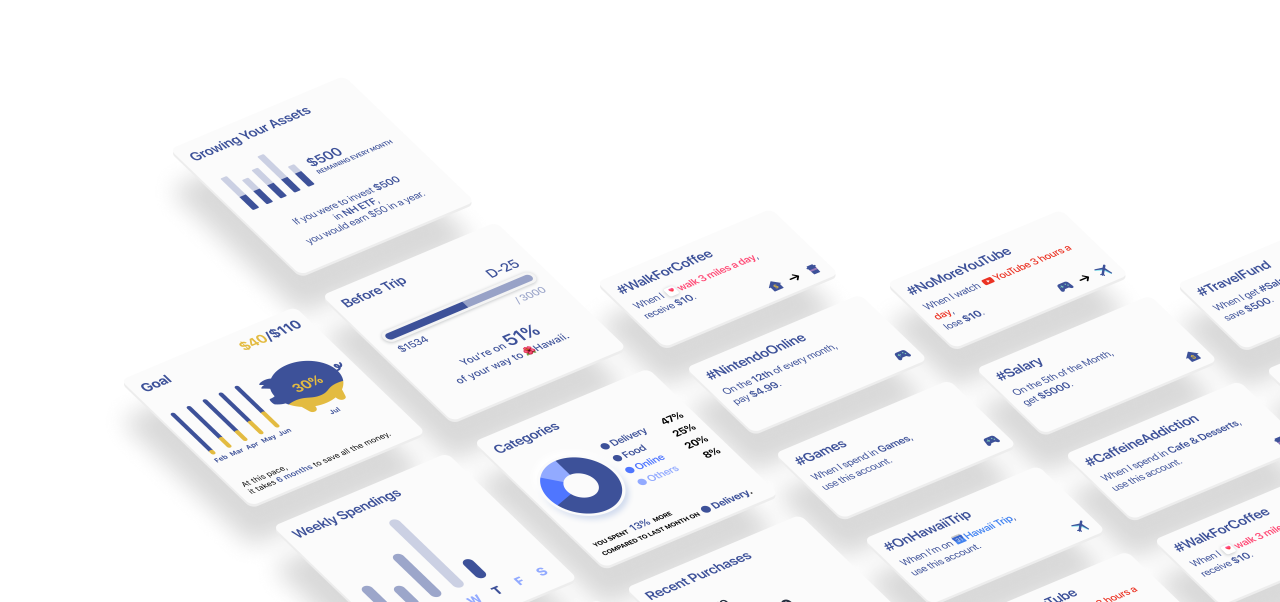
#> input picture assets/banner-sources/aqua-design.png, 3840 x 1806 px, found by its file name (shown at 1/3 size)
$ python make_thumbnails.py
#> lines starting #> are read from the running program, lines starting #| are printed output that depends on the picture; after the words box and inside, x2 and y2 are one past the last pixel; in counts of white or black regions, pixels touching at a corner belong together
#!/usr/bin/env python3
"""Generate the Projects list-view thumbnails.

Source per project: assets/thumbnail-sources/<slug>.(png|jpg), or a page asset
listed in SOURCE_OVERRIDES. The image is never cropped: transparent margins are
trimmed, the rest is flattened on white and resized (non-uniformly) to 800x480
(5:3), then written as public/projects/<slug>/thumbnail.webp.

    python3 scripts/make_thumbnails.py            # all projects
    python3 scripts/make_thumbnails.py crafteam   # one project
"""
import os
import sys

from PIL import Image

ROOT = os.path.dirname(os.path.dirname(os.path.abspath(__file__)))
SOURCES = os.path.join(ROOT, 'assets', 'thumbnail-sources')
PUBLIC = os.path.join(ROOT, 'public', 'projects')
SIZE = (800, 480)          # 5:3, displayed at 300x180 CSS px (≈2.7x headroom)
WEBP_QUALITY = 82
SOURCE_OVERRIDES = {       # thumbnails that reuse an image already shipped with the page
    'feed-o-meter': 'public/projects/feed-o-meter/ui.png',
    'panorama': 'public/projects/panorama/curation.png',
}


def find_source(slug):
#> called with slug = 'aqua-design'
    if slug in SOURCE_OVERRIDES:
        return os.path.join(ROOT, SOURCE_OVERRIDES[slug])
    for ext in ('png', 'jpg', 'jpeg', 'webp'):
        candidate = os.path.join(SOURCES, f'{slug}.{ext}')
        if os.path.exists(candidate):
            return candidate
    return None


def flatten(image):
    if image.mode in ('RGBA', 'LA'):
        alpha = image.getchannel('A')
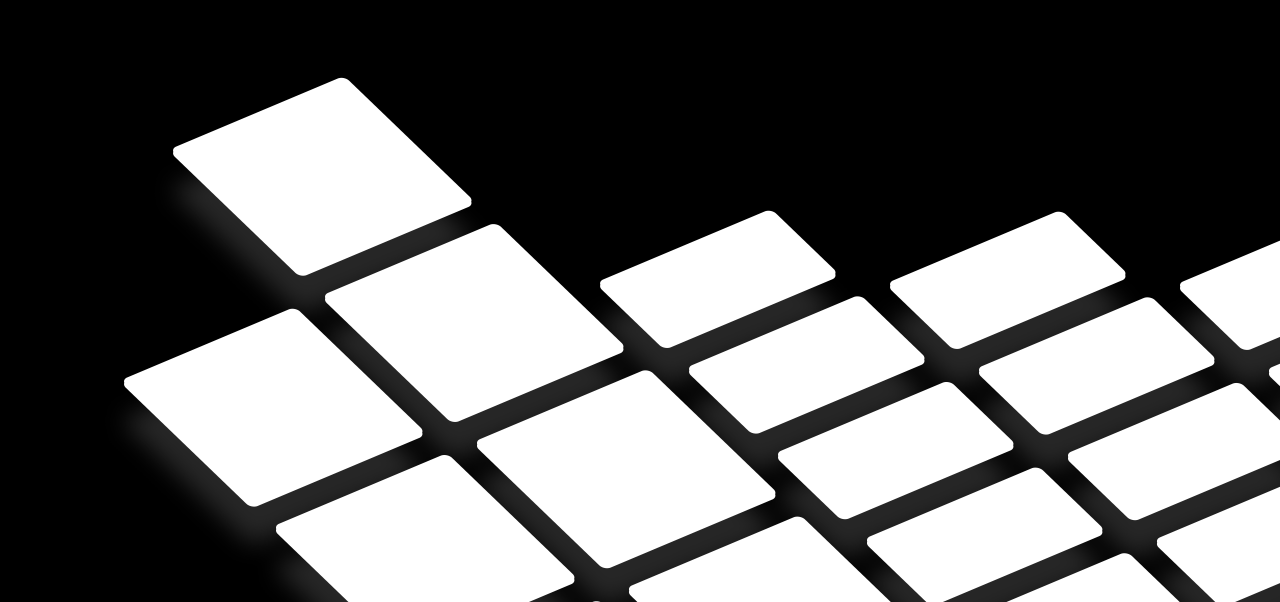
#> alpha: PIL image 3840x1806 L (shown at 1/3 size); min 0, max 255, mean 105.6
        bbox = alpha.point(lambda v: 255 if v > 0 else 0).getbbox()
#> bbox = (315, 233, 3840, 1806)
        if bbox and bbox != (0, 0, *image.size):
            image = image.crop(bbox)
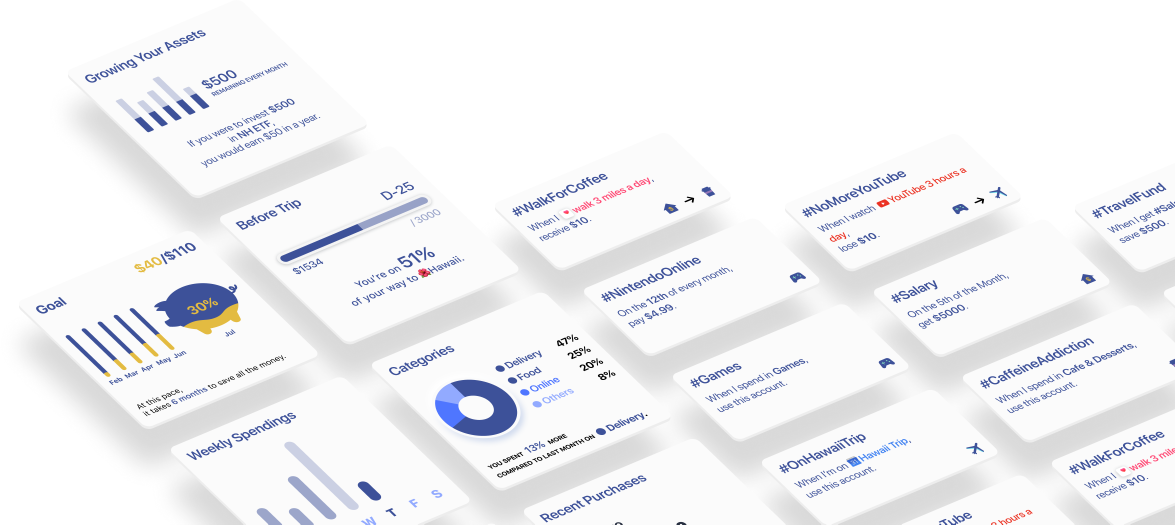
#> image: PIL image 3525x1573 RGBA (shown at 1/3 size); mean R, G, B, A 121.4, 121.8, 124, 132; transparent parts drawn white
        background = Image.new('RGB', image.size, (255, 255, 255))
#> background: PIL image 3525x1573 RGB; every value is 255
        background.paste(image, mask=image.getchannel('A'))
        return background
    return image.convert('RGB')


def build(slug):
    source = find_source(slug)
    if not source:
        print(f'  {slug:14s} no source found, skipped')
        return
    image = flatten(Image.open(source))
    stretch = (SIZE[0] / image.width) / (SIZE[1] / image.height)
#> stretch = 0.744
    output = os.path.join(PUBLIC, slug, 'thumbnail.webp')
    image.resize(SIZE, Image.LANCZOS).save(output, 'WEBP', quality=WEBP_QUALITY, method=6)
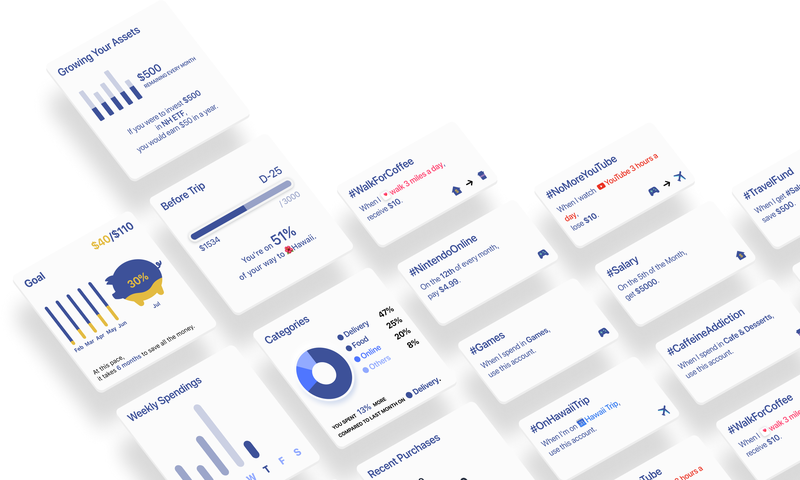
#> saved as thumbnail.webp: PIL image 800x480 RGB; mean R, G, B 241.4, 241.8, 244.1
    print(f'  {slug:14s} {os.path.relpath(source, ROOT):48s} -> thumbnail.webp '
          f'{os.path.getsize(output) // 1024:3d} KB  (h-stretch x{stretch:.3f})')
#|   aqua-design    assets/thumbnail-sources/aqua-design.png         -> thumbnail.webp  30 KB  (h-stretch x0.744)


if __name__ == '__main__':
    slugs = sys.argv[1:] or sorted(d for d in os.listdir(PUBLIC) if os.path.isdir(os.path.join(PUBLIC, d)))
    for slug in slugs:
        build(slug)
#> pass 2 of the loop `for slug in slugs:`:
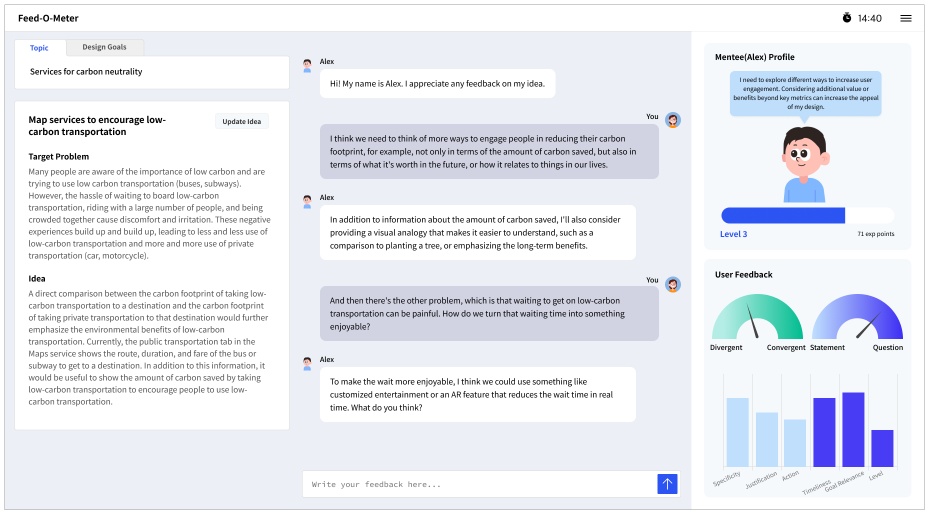
#> input picture projects/feed-o-meter/ui.png, 1857 x 1029 px, found by its file name (shown at 1/2 size)
#> in flatten (call 2), `alpha = image.getchannel('A')`:
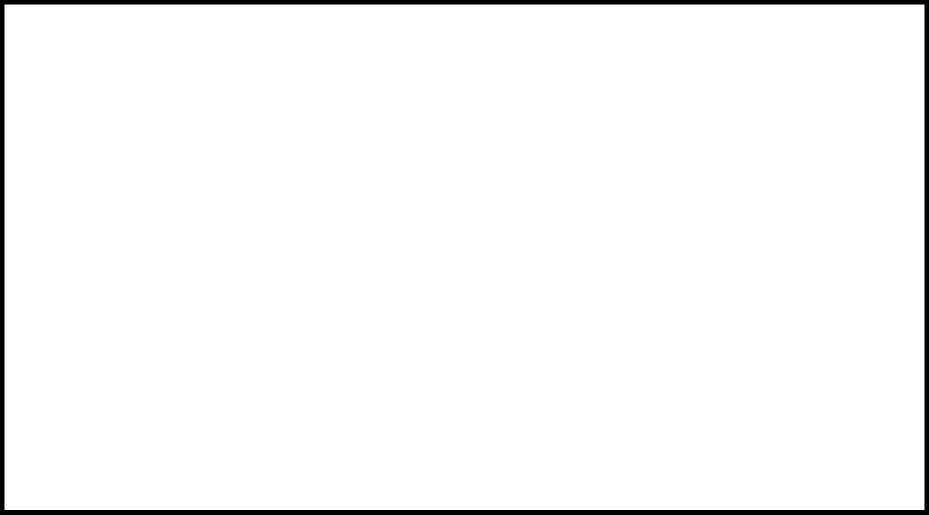
#> alpha: PIL image 1857x1029 L (shown at 1/2 size); 97.4% white; 1 black region, box (x1, y1, x2, y2) and area: (0, 0, 1857, 1029) 50613
#> bbox = (9, 9, 1849, 1020)
#> image: PIL image 1840x1011 RGBA
#> in build (call 2), `image.resize(SIZE, Image.LANCZOS).save(output, 'WEBP', quality=WEBP_QU..`:
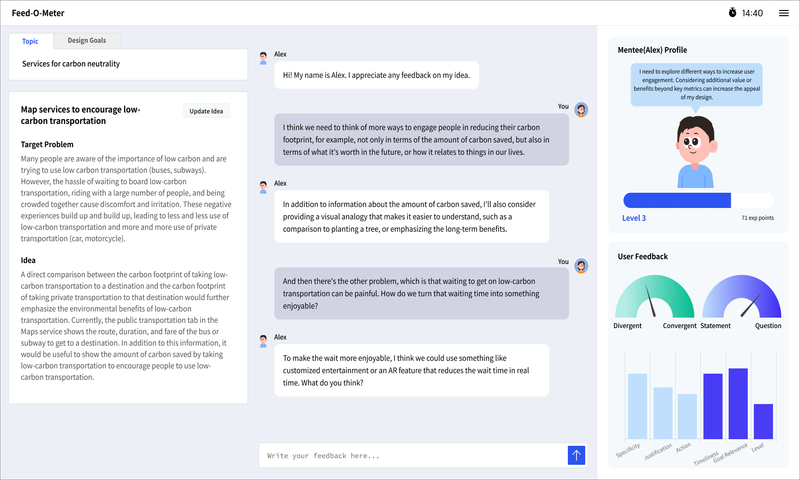
#> saved as thumbnail.webp: PIL image 800x480 RGB; mean R, G, B 230.8, 234.1, 241.1
#|   feed-o-meter   public/projects/feed-o-meter/ui.png              -> thumbnail.webp  36 KB  (h-stretch x0.916)
#> pass 3 of the loop `for slug in slugs:`:
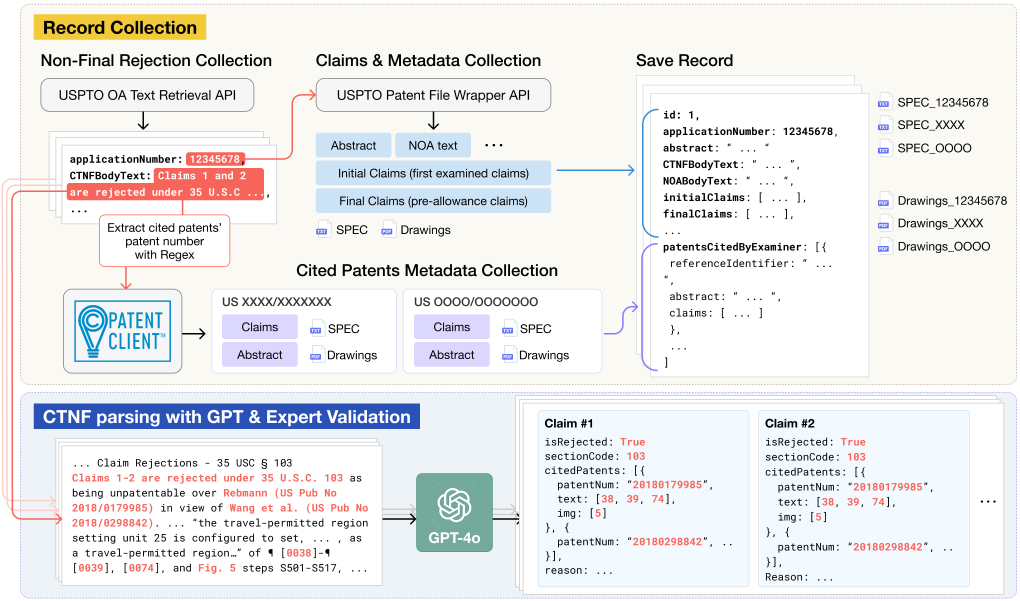
#> input picture projects/panorama/curation.png, 2039 x 1202 px, found by its file name (shown at 1/2 size)
#> in flatten (call 3), `alpha = image.getchannel('A')`:
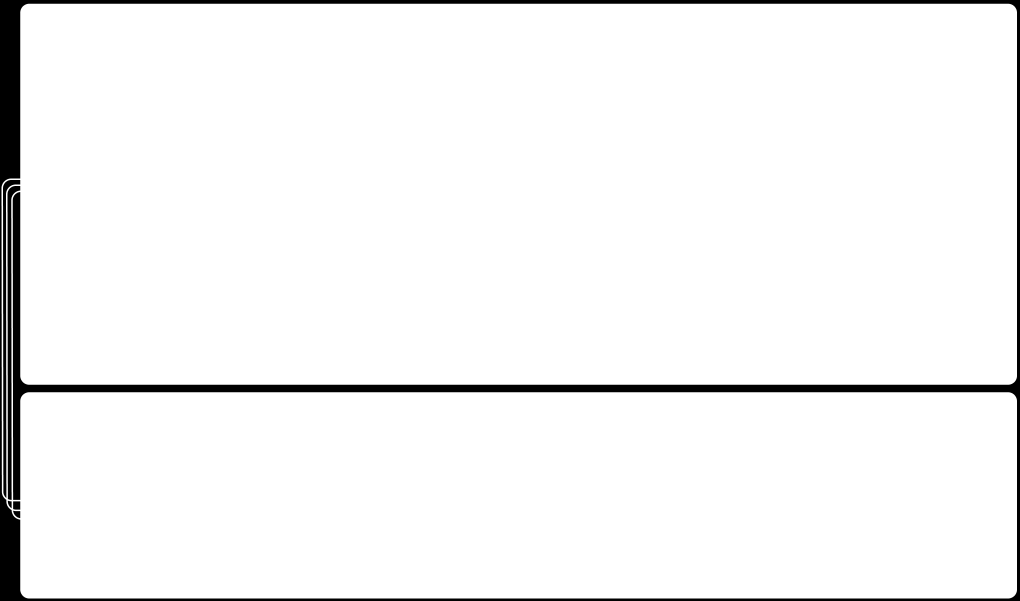
#> alpha: PIL image 2039x1202 L (shown at 1/2 size); min 0, max 255, mean 244.2
#> bbox = (3, 7, 2034, 1197)
#> image: PIL image 2031x1190 RGBA
#> in build (call 3), `image.resize(SIZE, Image.LANCZOS).save(output, 'WEBP', quality=WEBP_QU..`:
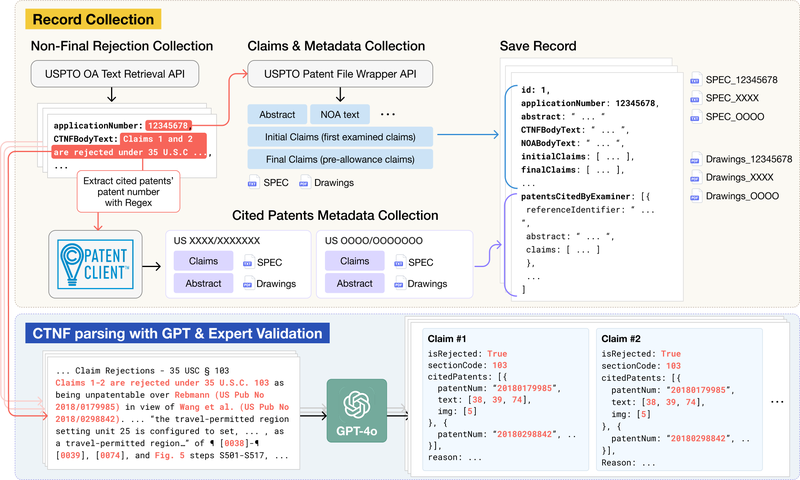
#> saved as thumbnail.webp: PIL image 800x480 RGB; mean R, G, B 234.5, 234.2, 234.8
#|   panorama       public/projects/panorama/curation.png            -> thumbnail.webp  53 KB  (h-stretch x0.977)
